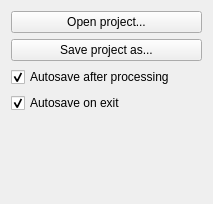
<?xml version="1.0" encoding="UTF-8"?>
<ui version="4.0">
 <class>Form</class>
 <widget class="QWidget" name="Form">
  <property name="geometry">
   <rect>
    <x>0</x>
    <y>0</y>
    <width>213</width>
    <height>204</height>
   </rect>
  </property>
  <property name="windowTitle">
   <string>Form</string>
  </property>
  <layout class="QVBoxLayout" name="verticalLayout">
   <item>
    <widget class="QPushButton" name="openProjectPushButton">
     <property name="text">
      <string>Open project...</string>
     </property>
     <property name="icon">
      <iconset theme="document-open"/>
     </property>
    </widget>
   </item>
   <item>
    <widget class="QPushButton" name="saveProjectAsPushButton">
     <property name="text">
      <string>Save project as...</string>
     </property>
     <property name="icon">
      <iconset theme="document-save-as"/>
     </property>
    </widget>
   </item>
   <item>
    <widget class="QCheckBox" name="autosaveAfterProcessingCheckBox">
     <property name="text">
      <string>Autosave after processing</string>
     </property>
     <property name="checked">
      <bool>true</bool>
     </property>
    </widget>
   </item>
   <item>
    <widget class="QCheckBox" name="autosaveOnExitCheckBox">
     <property name="text">
      <string>Autosave on exit</string>
     </property>
     <property name="checked">
      <bool>true</bool>
     </property>
    </widget>
   </item>
   <item>
    <spacer name="verticalSpacer">
     <property name="orientation">
      <enum>Qt::Vertical</enum>
     </property>
     <property name="sizeHint" stdset="0">
      <size>
       <width>20</width>
       <height>40</height>
      </size>
     </property>
    </spacer>
   </item>
  </layout>
 </widget>
 <resources/>
 <connections/>
</ui>
